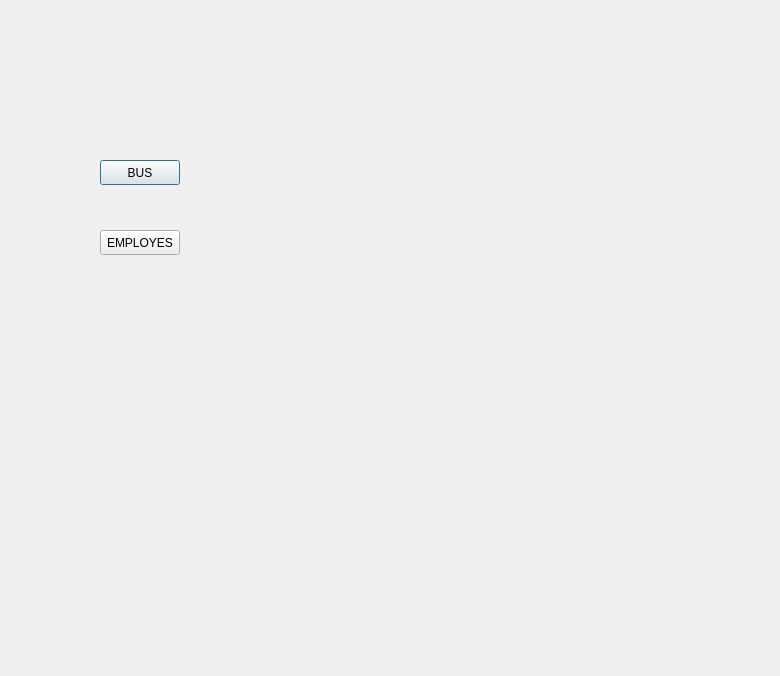
<?xml version="1.0" encoding="UTF-8"?>
<ui version="4.0">
 <class>MainDialog</class>
 <widget class="QDialog" name="MainDialog">
  <property name="geometry">
   <rect>
    <x>0</x>
    <y>0</y>
    <width>780</width>
    <height>676</height>
   </rect>
  </property>
  <property name="windowTitle">
   <string>Dialog</string>
  </property>
  <widget class="QPushButton" name="pushButton">
   <property name="geometry">
    <rect>
     <x>100</x>
     <y>160</y>
     <width>80</width>
     <height>25</height>
    </rect>
   </property>
   <property name="text">
    <string>BUS</string>
   </property>
  </widget>
  <widget class="QPushButton" name="pushButton_2">
   <property name="geometry">
    <rect>
     <x>100</x>
     <y>230</y>
     <width>80</width>
     <height>25</height>
    </rect>
   </property>
   <property name="text">
    <string>EMPLOYES</string>
   </property>
  </widget>
 </widget>
 <resources/>
 <connections/>
</ui>
